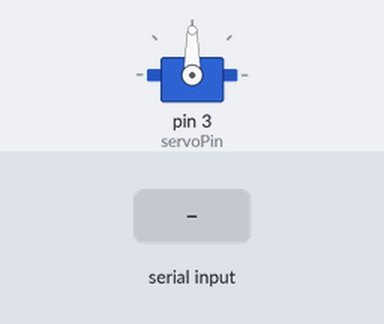
Simulated run of this sketch. Board: Arduino Uno, built with avr-gcc and run on an emulated ATmega328P. On the bench: servo. The inputs (shaded band) are chosen by the test bench.

Above: at 1.2 s.
1.3 s: "S" received over Serial
At 2.2 s:
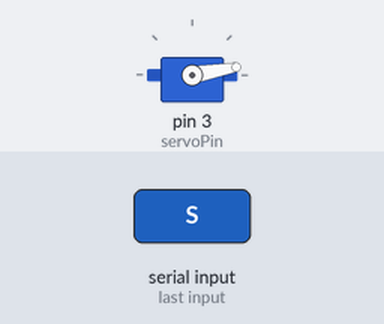
2.8 s: "V" received over Serial
At 3.4 s:
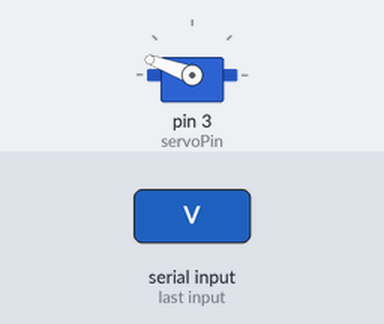
Timing chart, 0 to 5.8 s (numbered marks = the images above; inputs shaded):
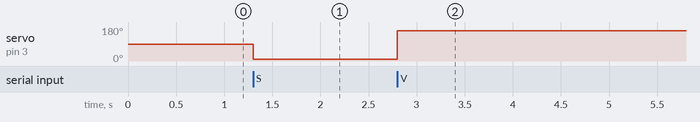

The sketch:

ArduinoCode.ino
```cpp
// Include the Servo library
#include <Servo.h>
// Declare the Servo pin
int servoPin = 3;
// Create a servo object
Servo Servo1;
// serial variable
int incomingByte = 0; // for incoming serial data
bool band = false;

// void setup
void setup() {
   // We need to attach the servo to the used pin number
   Servo1.attach(servoPin);
   // setup serial comunication
   Serial.begin(9600); // opens serial port, sets data rate to 9600 bps
}

//void loop
void loop() {
  // send data only when you receive data:
  if (Serial.available() > 0) {
    // read the incoming byte:
    incomingByte = Serial.read();
    if (incomingByte=='S'){
       band=!band;
      // say what you got:
      //Serial.print("I received: ");
      //Serial.println(incomingByte, DEC);
      Servo1.write(10);
      delay(1000);
    }
    if (incomingByte=='V'){
       band=!band;
      // say what you got:
      //Serial.print("I received: ");
      //Serial.println(incomingByte, DEC);
      Servo1.write(160);
      delay(1000);
    }
    //if(band){
    //  Servo1.write(10);
    //  delay(1000);
    //}
    //else{
    //  Servo1.write(160);
    //  delay(1000);
    //}
  }
}
```

Measured:
- after the input at 1.3 s, servo on pin 3 (servoPin): 90° → 10° at once
- after the input at 2.8 s, servo on pin 3 (servoPin): 10° → 160° at once
